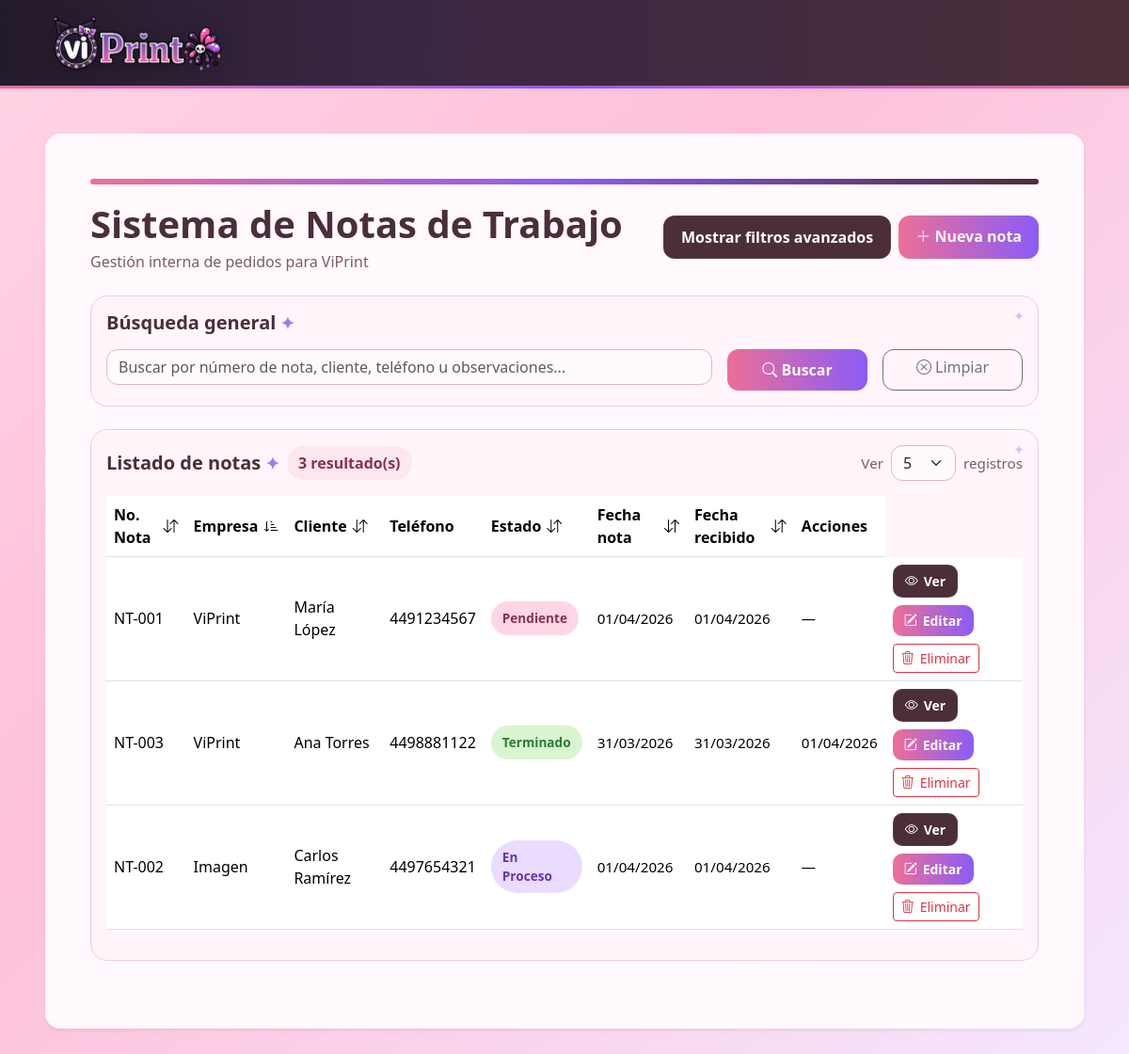
/index.php?sort=empresa&direction=asc&pagina=1, run on the app's committed database.
### tables this page shows
CREATE TABLE notas_trabajo (
    id INT AUTO_INCREMENT PRIMARY KEY,
    numero_nota VARCHAR(50) NOT NULL,
    empresa ENUM('ViPrint', 'Imagen') NOT NULL,
    detalle_cliente VARCHAR(300) NOT NULL,
    telefono_cliente VARCHAR(20),
    observaciones TEXT,
    fecha_nota DATE NOT NULL,
    fecha_recibido DATE NOT NULL,
    fecha_concluido DATE NULL,
    estado ENUM('pendiente', 'en_proceso', 'terminado', 'entregado', 'cancelado') NOT NULL DEFAULT 'pendiente',
    created_at TIMESTAMP DEFAULT CURRENT_TIMESTAMP,
    updated_at TIMESTAMP DEFAULT CURRENT_TIMESTAMP ON UPDATE CURRENT_TIMESTAMP
);

### includes/helpers.php (called while the page is built)
<?php
function formatearFecha($fecha) {
    if (empty($fecha) || $fecha === '0000-00-00') {
        return '—';
    }
    return date('d/m/Y', strtotime($fecha));
}
function claseEstado($estado) {
    return match ($estado) {
        'pendiente' => 'status-pendiente',
        'en_proceso' => 'status-en_proceso',
        'terminado' => 'status-terminado',
        'entregado' => 'status-entregado',
        'cancelado' => 'status-cancelado',
        default => 'status-pendiente'
    };
}
function textoEstado($estado) {
    return match ($estado) {
        'en_proceso' => 'En proceso',
        default => ucfirst(str_replace('_', ' ', $estado))
    };
}

### index.php (the view, shortened to what this page needs)
<?php
require_once 'config/database.php';
require_once 'includes/helpers.php';
$busqueda = isset($_GET['busqueda']) ? trim($_GET['busqueda']) : '';
$empresa = isset($_GET['empresa']) ? trim($_GET['empresa']) : '';
$estado = isset($_GET['estado']) ? trim($_GET['estado']) : '';
$fecha_nota = isset($_GET['fecha_nota']) ? trim($_GET['fecha_nota']) : '';
$fecha_recibido = isset($_GET['fecha_recibido']) ? trim($_GET['fecha_recibido']) : '';
$fecha_concluido = isset($_GET['fecha_concluido']) ? trim($_GET['fecha_concluido']) : '';
$sort = isset($_GET['sort']) ? $_GET['sort'] : 'id';
$direction = isset($_GET['direction']) ? strtolower($_GET['direction']) : 'desc';
$per_page = isset($_GET['per_page']) ? (int) $_GET['per_page'] : 5;
$pagina_actual = isset($_GET['pagina']) ? (int) $_GET['pagina'] : 1;
$allowed_sort_columns = [
    'numero_nota' => 'numero_nota',
    'empresa' => 'empresa',
    'detalle_cliente' => 'detalle_cliente',
    'estado' => 'estado',
    'fecha_nota' => 'fecha_nota',
    'fecha_recibido' => 'fecha_recibido',
    'fecha_concluido' => 'fecha_concluido',
    'id' => 'id'
];
$offset = ($pagina_actual - 1) * $per_page;
$where = " WHERE 1=1";
$params = [];
$types = "";
$filtros_activos = !empty($empresa) || !empty($estado) || !empty($fecha_nota) || !empty($fecha_recibido) || !empty($fecha_concluido);
$sql_total = "SELECT COUNT(*) as total FROM notas_trabajo" . $where;
$stmt_total = $conn->prepare($sql_total);
$stmt_total->execute();
$resultado_total = $stmt_total->get_result();
$total_filas = $resultado_total->fetch_assoc()['total'];
$order_by = $allowed_sort_columns[$sort];
$sql = "SELECT * FROM notas_trabajo" . $where . " ORDER BY $order_by $direction LIMIT ? OFFSET ?";
$stmt = $conn->prepare($sql);
$params_main = $params;
$types_main = $types . "ii";
$params_main[] = $per_page;
$params_main[] = $offset;
$stmt->bind_param($types_main, ...$params_main);
$stmt->execute();
$resultado = $stmt->get_result();
function buildQuery($overrides = [])
{
    $query = array_merge($_GET, $overrides);
    return http_build_query($query);
}
function nextDirection($currentSort, $column, $currentDirection)
{
    if ($currentSort === $column && $currentDirection === 'asc') {
        return 'desc';
    }
    return 'asc';
}
function sortIcon($currentSort, $column, $currentDirection)
{
    if ($currentSort !== $column) {
        return '<i class="bi bi-arrow-down-up"></i>';
    }
    return $currentDirection === 'asc'
        ? '<i class="bi bi-sort-down-alt"></i>'
        : '<i class="bi bi-sort-down"></i>';
}
?>
<?php include 'includes/header.php'; ?>
<body data-filters-active="<?php echo $filtros_activos ? '1' : '0'; ?>">
    <?php include 'includes/navbar.php'; ?>
    <div class="container-fluid my-5 px-4 px-md-5">
        <div class="card shadow-sm border-0 rounded-4 main-card">
            <div class="card-body p-4 p-md-5">
                <div class="page-accent"></div>
                <div class="d-flex flex-column flex-md-row justify-content-between align-items-md-center gap-3 mb-4">
                    <div>
                        <h1 class="mb-1">Sistema de Notas de Trabajo</h1>
                        <p class="text-muted mb-0">Gestión interna de pedidos para ViPrint</p>
                    </div>
                    <div class="d-flex gap-2 flex-wrap">
                        <button type="button" id="toggleFiltersBtn" class="btn btn-dark-soft filters-toggle-btn">
                        </button>
                        <a href="modules/notas/create.php" class="btn btn-pink">
                            <i class="bi bi-plus-lg"></i> Nueva nota
                        </a>
                    </div>
                </div>
                <div class="soft-panel mb-4">
                    <h5 class="section-title mb-3">Búsqueda general</h5>
                    <form method="GET" action="index.php" class="row g-3">
                        <div class="col-md-8">
                            <input type="text" name="busqueda" class="form-control"
                                placeholder="Buscar por número de nota, cliente, teléfono u observaciones..."
                                value="<?php echo htmlspecialchars($busqueda); ?>">
                        </div>
                        <div class="col-md-2 d-grid">
                            <button type="submit" class="btn btn-pink">
                                <i class="bi bi-search"></i> Buscar
                            </button>
                        </div>
                        <div class="col-md-2 d-grid">
                            <a href="index.php" class="btn btn-outline-secondary search-clear-btn">
                                <i class="bi bi-x-circle"></i> Limpiar
                            </a>
                        </div>
                    </form>
                </div>
                <div class="soft-panel mb-4">
                    <div class="d-flex justify-content-between align-items-center mb-3 flex-wrap gap-3">
                        <div class="d-flex align-items-center gap-2 flex-wrap">
                            <h5 class="section-title mb-0">Listado de notas</h5>
                            <span class="note-count-badge"><?php echo $total_filas; ?> resultado(s)</span>
                        </div>
                        <form method="GET" action="index.php" class="d-flex align-items-center gap-2">
                            <label class="results-meta mb-0">Ver</label>
                            <select name="per_page" class="form-select" onchange="this.form.submit()">
                                <option value="5" <?php echo $per_page == 5 ? 'selected' : ''; ?>>5</option>
                            </select>
                            <label class="results-meta mb-0">registros</label>
                        </form>
                    </div>
                    <div class="table-responsive">
                        <table class="table align-middle table-hover">
                            <thead>
                                <tr>
                                    <th>
                                        <a class="table-sort-link"
                                            href="index.php?<?php echo buildQuery(['sort' => 'numero_nota', 'direction' => nextDirection($sort, 'numero_nota', $direction), 'pagina' => 1]); ?>">
                                            No. Nota <?php echo sortIcon($sort, 'numero_nota', $direction); ?>
                                        </a>
                                    </th>
                                    <th>
                                        <a class="table-sort-link"
                                            href="index.php?<?php echo buildQuery(['sort' => 'empresa', 'direction' => nextDirection($sort, 'empresa', $direction), 'pagina' => 1]); ?>">
                                            Empresa <?php echo sortIcon($sort, 'empresa', $direction); ?>
                                        </a>
                                    </th>
                                    <th>
                                        <a class="table-sort-link"
                                            href="index.php?<?php echo buildQuery(['sort' => 'detalle_cliente', 'direction' => nextDirection($sort, 'detalle_cliente', $direction), 'pagina' => 1]); ?>">
                                            Cliente <?php echo sortIcon($sort, 'detalle_cliente', $direction); ?>
                                        </a>
                                    </th>
                                    <th>Teléfono</th>
                                    <th>
                                        <a class="table-sort-link"
                                            href="index.php?<?php echo buildQuery(['sort' => 'estado', 'direction' => nextDirection($sort, 'estado', $direction), 'pagina' => 1]); ?>">
                                            Estado <?php echo sortIcon($sort, 'estado', $direction); ?>
                                        </a>
                                    </th>
                                    <th>
                                        <a class="table-sort-link"
                                            href="index.php?<?php echo buildQuery(['sort' => 'fecha_nota', 'direction' => nextDirection($sort, 'fecha_nota', $direction), 'pagina' => 1]); ?>">
                                            Fecha nota <?php echo sortIcon($sort, 'fecha_nota', $direction); ?>
                                        </a>
                                    </th>
                                    <th>
                                        <a class="table-sort-link"
                                            href="index.php?<?php echo buildQuery(['sort' => 'fecha_recibido', 'direction' => nextDirection($sort, 'fecha_recibido', $direction), 'pagina' => 1]); ?>">
                                            Fecha recibido <?php echo sortIcon($sort, 'fecha_recibido', $direction); ?>
                                        </a>
                                    </th>
                                    <th>Acciones</th>
                                </tr>
                            </thead>
                            <tbody>
                                <?php if ($resultado && $resultado->num_rows > 0): ?>
                                    <?php while ($nota = $resultado->fetch_assoc()): ?>
                                        <tr>
                                            <td><?php echo htmlspecialchars($nota['numero_nota']); ?></td>
                                            <td><?php echo htmlspecialchars($nota['empresa']); ?></td>
                                            <td><?php echo htmlspecialchars($nota['detalle_cliente']); ?></td>
                                            <td><?php echo htmlspecialchars($nota['telefono_cliente']); ?></td>
                                            <td>
                                                <span class="badge-status <?php echo claseEstado($nota['estado']); ?>">
                                                    <?php echo textoEstado($nota['estado']); ?>
                                                </span>
                                            </td>
                                            <td class="table-date-muted"><?php echo formatearFecha($nota['fecha_nota']); ?></td>
                                            <td class="table-date-muted"><?php echo formatearFecha($nota['fecha_recibido']); ?>
                                            </td>
                                            <td class="table-date-muted"><?php echo formatearFecha($nota['fecha_concluido']); ?>
                                            </td>
                                            <td>
                                                <div class="actions-group">
                                                    <a href="modules/notas/show.php?id=<?php echo $nota['id']; ?>"
                                                        class="btn btn-sm btn-dark-soft icon-btn">
                                                        <i class="bi bi-eye"></i> Ver
                                                    </a>
                                                    <a href="modules/notas/edit.php?id=<?php echo $nota['id']; ?>"
                                                        class="btn btn-sm btn-pink icon-btn">
                                                        <i class="bi bi-pencil-square"></i> Editar
                                                    </a>
                                                    <a href="modules/notas/delete.php?id=<?php echo $nota['id']; ?>"
                                                        class="btn btn-sm btn-outline-danger icon-btn btn-delete-note">
                                                        <i class="bi bi-trash3"></i> Eliminar
                                                    </a>
                                                </div>
                                            </td>
                                        </tr>
                                    <?php endwhile; ?>
                                <?php endif; ?>
                            </tbody>
                        </table>
                    </div>
                </div>
            </div>
        </div>
    </div>
    <?php include 'includes/footer.php'; ?>

### data on the page
notas_trabajo: numero_nota "NT-001", empresa "ViPrint", detalle_cliente "María López", telefono_cliente "4491234567", estado "Pendiente", fecha_nota "01/04/2026", fecha_recibido "01/04/2026", fecha_concluido "—"
notas_trabajo: numero_nota "NT-003", empresa "ViPrint", detalle_cliente "Ana Torres", telefono_cliente "4498881122", estado "Terminado", fecha_nota "31/03/2026", fecha_recibido "31/03/2026", fecha_concluido "01/04/2026"
notas_trabajo: numero_nota "NT-002", empresa "Imagen", detalle_cliente "Carlos Ramírez", telefono_cliente "4497654321", estado "En Proceso", fecha_nota "01/04/2026", fecha_recibido "01/04/2026", fecha_concluido "—"

### other printed values
$total_filas "3"
